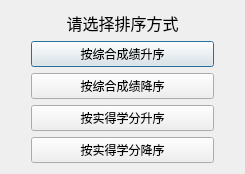
<?xml version="1.0" encoding="UTF-8"?>
<ui version="4.0">
 <class>sortDialog</class>
 <widget class="QDialog" name="sortDialog">
  <property name="geometry">
   <rect>
    <x>0</x>
    <y>0</y>
    <width>245</width>
    <height>156</height>
   </rect>
  </property>
  <property name="windowTitle">
   <string>Dialog</string>
  </property>
  <layout class="QVBoxLayout" name="verticalLayout_2">
   <item>
    <layout class="QHBoxLayout" name="horizontalLayout">
     <item>
      <spacer name="verticalSpacer">
       <property name="orientation">
        <enum>Qt::Vertical</enum>
       </property>
       <property name="sizeHint" stdset="0">
        <size>
         <width>20</width>
         <height>40</height>
        </size>
       </property>
      </spacer>
     </item>
     <item>
      <layout class="QVBoxLayout" name="verticalLayout">
       <item>
        <widget class="QLabel" name="label">
         <property name="text">
          <string>&lt;html&gt;&lt;head/&gt;&lt;body&gt;&lt;p align=&quot;center&quot;&gt;&lt;span style=&quot; font-size:12pt;&quot;&gt;请选择排序方式&lt;/span&gt;&lt;/p&gt;&lt;/body&gt;&lt;/html&gt;</string>
         </property>
        </widget>
       </item>
       <item>
        <widget class="QPushButton" name="zongheSButton">
         <property name="text">
          <string>按综合成绩升序</string>
         </property>
        </widget>
       </item>
       <item>
        <widget class="QPushButton" name="zongheJButton">
         <property name="text">
          <string>按综合成绩降序</string>
         </property>
        </widget>
       </item>
       <item>
        <widget class="QPushButton" name="xuefenSButton">
         <property name="text">
          <string>按实得学分升序</string>
         </property>
        </widget>
       </item>
       <item>
        <widget class="QPushButton" name="xuefenJButton">
         <property name="text">
          <string>按实得学分降序</string>
         </property>
        </widget>
       </item>
      </layout>
     </item>
     <item>
      <spacer name="verticalSpacer_2">
       <property name="orientation">
        <enum>Qt::Vertical</enum>
       </property>
       <property name="sizeHint" stdset="0">
        <size>
         <width>20</width>
         <height>40</height>
        </size>
       </property>
      </spacer>
     </item>
    </layout>
   </item>
  </layout>
 </widget>
 <resources/>
 <connections/>
</ui>
